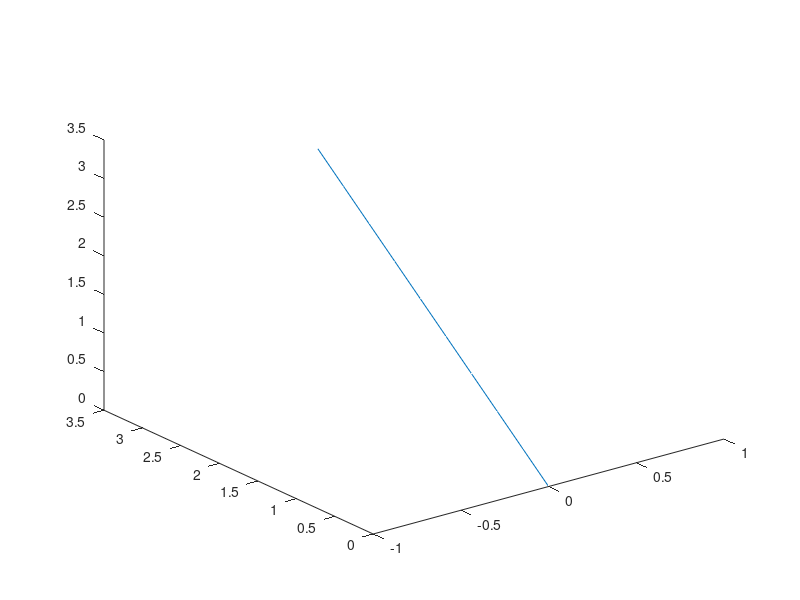

The MATLAB script that drew this image: (Note: this script raises an error after producing the figure.)
%% Sólidos de revolución
t=0:0.1:10;
r=sqrt(t);

[x6,y6,z6]=cylinder(r); %calcula la matiz del cilindro pero no lo grafica

surf(z6,y6,x6); %sale orientada en el eje en el que se puso Z 

xlabel('Eje x'), ylabel('Eje y'), zlabel('Eje z');

%% esfera centro origen radio 2
t=-2:0.1:2;
r=sqrt(4-(t.^2));

[x6,y6,z6]=cylinder(r);
surf(x6,y6,z6);
disp(r);

%arreglar para que quede con centro en 0,0


%% curvas paramétricas
t = 0:pi/500:pi;
xt1 = sin(t).*cos(10*t);
yt1 = sin(t).*sin(10*t);
zt1 = cos(t);

plot3(xt1,yt1,zt1);

%% qué hace meshgrid y surf

x=1:6;
y=0:0.1:0.6;
[X,Y]=meshgrid(x,y);

Z=X.^2+Y;

surf(Y,X,Z);

%% silueta del sólido 

%1

t1=linspace(0,3*sqrt(2),10);
y1=(sqrt(2)/2)*t1;
z1=(sqrt(2)/2)*t1;
x1=0*y1;

plot3(x1,y1,z1);
hold on;

%2

z2=linspace(3,6,10);
y2=3*ones(length(z2));
x2=0*z2;

plot3(x2,y2,z2);

%3 

t3=linspace(0,pi/2,10);
y3=3*cos(t3);
z3=6+3*sin(t3);
x3=0*y3;

plot3(x3,y3,z3);

%4,5,6

z4=0:9;
y4=0*z4;
x4=0*z4;

plot3(x4,y4,z4);

%7

t7=linspace(0,3*sqrt(2),10);
x7=(sqrt(2)/2)*t7;
z7=(sqrt(2)/2)*t7;
y7=0*x7;

plot3(x7,y7,z7);

%8

z8=linspace(3,6,10);
x8=3*ones(length(z8));
y8=0*z8;

plot3(x8,y8,z8);

%9
t9=linspace(0,pi/2,10);
x9=3*cos(t9);
z9=6+3*sin(t9);
y9=0*x9;

plot3(x9,y9,z9);

%10

t10=linspace(0,pi/2,10);
x10=3*cos(t10);
y10=3*sin(t10);
z10=3*ones(length(t10));

plot3(x10,y10,z10);

%11
x11=3*cos(t10);
y11=3*sin(t10);
z11=3+3*ones(length(t10));

plot3(x11,y11,z11);

%12
%faltan las rayas horizontales.


%% solido 

% 2

y2=0:0.1:3;
z2=3:1:6;

[Y2,Z2]=meshgrid(y2,z2);
X2=0*Y2;%simplemente zeros del tamaño de y.

surf(X2,Y2,Z2);

hold on;

% 3
u3=0:0.1:3;
v3=linspace(0,pi/2,10);

[U3,V3]=meshgrid(u3,v3);

Y3=U3.*cos(V3);
Z3=U3.*sin(V3)+6;
X3=0*Y3;

surf(X3,Y3,Z3);

% 4
u4=linspace(0,pi/2,10);
z4=0:0.5:3;
[U4,Z4]=meshgrid(u4,z4);
X4=Z4.*cos(U4);
Y4=Z4.*sin(U4);

surf(X4,Y4,Z4);


% 5

u=linspace(0,pi/2,10);
z5=3:1:6;

[U,Z5]=meshgrid(u,z5);

X5=3*cos(U);
Y5=3*sin(U);
z5=3:0.1:6;

surf(X5,Y5,Z5);

% 6
[u6,v6]=meshgrid(linspace(0,pi/2,10));

x6=3*(cos(u6).*cos(v6));
y6=3*(sin(u6).*cos(v6));
z6=3*sin(v6)+6;

surf(x6,y6,z6);


% 8
x8=0:0.1:3;
z8=3:1:6;
[X8,Z8]=meshgrid(x8,z8);
Y8=0*X8;

surf(X8,Y8,Z8);


% 9
u9=0:0.1:3;
v9=linspace(0,pi/2,10);

[U9,V9]=meshgrid(u9,v9);

X9=U9.*cos(V9);
Z9=U9.*sin(V9)+6;
Y9=0*X9;

surf(X9,Y9,Z9);
